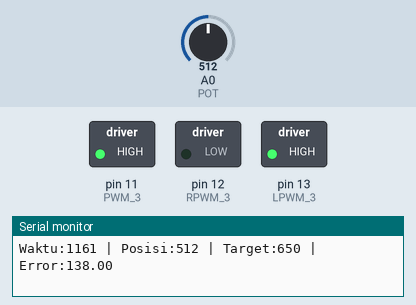
Recording of a sketch running on a simulated Arduino Mega 2560, built with avr-gcc and run on an emulated ATmega2560. On the bench: switched loads named in the sketch (green lamp = pin HIGH), the last lines printed to the serial monitor. Inputs (shaded band) come from the test bench; at power-on: A0 (POT) = 512.

Above: at 1.2 s.
1.3 s: A0 (POT) set to 577
2.8 s: A0 (POT) set to 612
At 3.4 s:
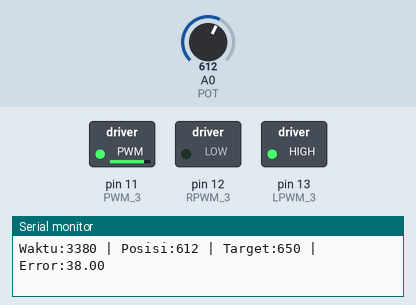
4.3 s: A0 (POT) set to 1023
At 5.0 s:
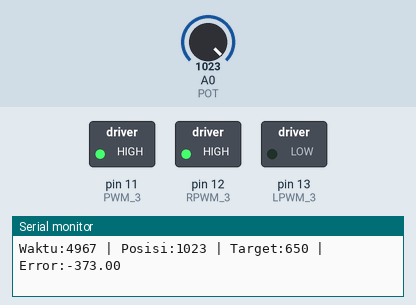
Timing chart, 0 to 7.3 s (numbered marks = the images above; inputs shaded):
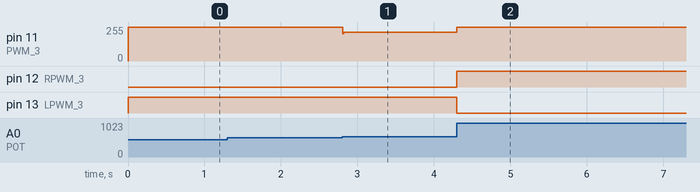

Measured:
- after the input at 2.8 s, pin 11 (PWM_3): 255/255 → 215/255 at once
- after the input at 4.3 s, pin 11 (PWM_3): 215/255 → 255/255 at once; pin 12 (RPWM_3): LOW → HIGH at once; pin 13 (LPWM_3): HIGH → LOW at once

The sketch:

slave.ino
```cpp
#include <SPI.h>
#include <mcp_can.h>

#define CAN_CS 25
#define PWM_3 11
#define RPWM_3 12
#define LPWM_3 13
#define POT A0

MCP_CAN CAN(CAN_CS);

int target = 650;
const int tolerance = 5;
float Kp = 3.7; float Ki = 0.05; float Kd = 0.35;
float error = 0; float lastError = 0; float integral = 0;
float derivative = 0;
const float integralMax = 1500;
byte lastCommand = 255;

void setup() {
  Serial.begin(115200);
  pinMode(PWM_3, OUTPUT); pinMode(RPWM_3, OUTPUT); pinMode(LPWM_3, OUTPUT);

  while (CAN.begin(MCP_ANY, CAN_500KBPS, MCP_8MHZ) != CAN_OK) {
    Serial.println("CAN BUS Init Failed");
    delay(500);
  }
  CAN.setMode(MCP_NORMAL);
  Serial.println("READY");
}

void loop() {
  // ===== RECEIVE CAN =====
  if (CAN_MSGAVAIL == CAN.checkReceive()) {
    unsigned long canId;
    byte len;
    byte buf[8];
    CAN.readMsgBuf(&canId, &len, buf);

    // Bagian Delay di sini sudah dihapus

    if (buf[0] != lastCommand) {
      lastCommand = buf[0];
      switch (buf[0]) {
        case 0: target = 650; Serial.println("Lurus"); break;
        case 1: target = 588; Serial.println("Kiri"); break;
        case 2: target = 726; Serial.println("Kanan"); break;
      }
      Serial.print("Target: "); Serial.println(target);
    }
  }

  // ===== PID =====
  int posisi = analogRead(POT);
  error = target - posisi;
  if ((error > 0 && lastError < 0) || (error < 0 && lastError > 0)) integral = 0;
  integral += error;
  if (integral > integralMax) integral = integralMax;
  if (integral < -integralMax) integral = -integralMax;
  derivative = error - lastError;
  float PID = (Kp * error) + (Ki * integral) + (Kd * derivative);
  lastError = error;

  int outputPWM = abs(PID);
  if (outputPWM > 255) outputPWM = 255;
  if (abs(error) > 50) { if (outputPWM < 100) outputPWM = 100; }
  else if (abs(error) > 20) { if (outputPWM < 70) outputPWM = 70; }
  else { if (outputPWM < 40) outputPWM = 40; }

  // ===== MOTOR =====
  if (abs(error) <= tolerance) {
    digitalWrite(RPWM_3, LOW); digitalWrite(LPWM_3, LOW); analogWrite(PWM_3, 0);
    integral = 0;
  } else if (error > 0) {
    digitalWrite(RPWM_3, LOW); digitalWrite(LPWM_3, HIGH); analogWrite(PWM_3, outputPWM);
  } else {
    digitalWrite(RPWM_3, HIGH); digitalWrite(LPWM_3, LOW); analogWrite(PWM_3, outputPWM);
  }

  // ===== MONITORING =====
  static unsigned long timer = 0;
  if (millis() - timer > 50) {
    Serial.print("Waktu:"); Serial.print(millis());
    Serial.print(" | Posisi:"); Serial.print(posisi);
    Serial.print(" | Target:"); Serial.print(target);
    Serial.print(" | Error:"); Serial.println(error);
    timer = millis();
  }
  delay(10);
}
```
